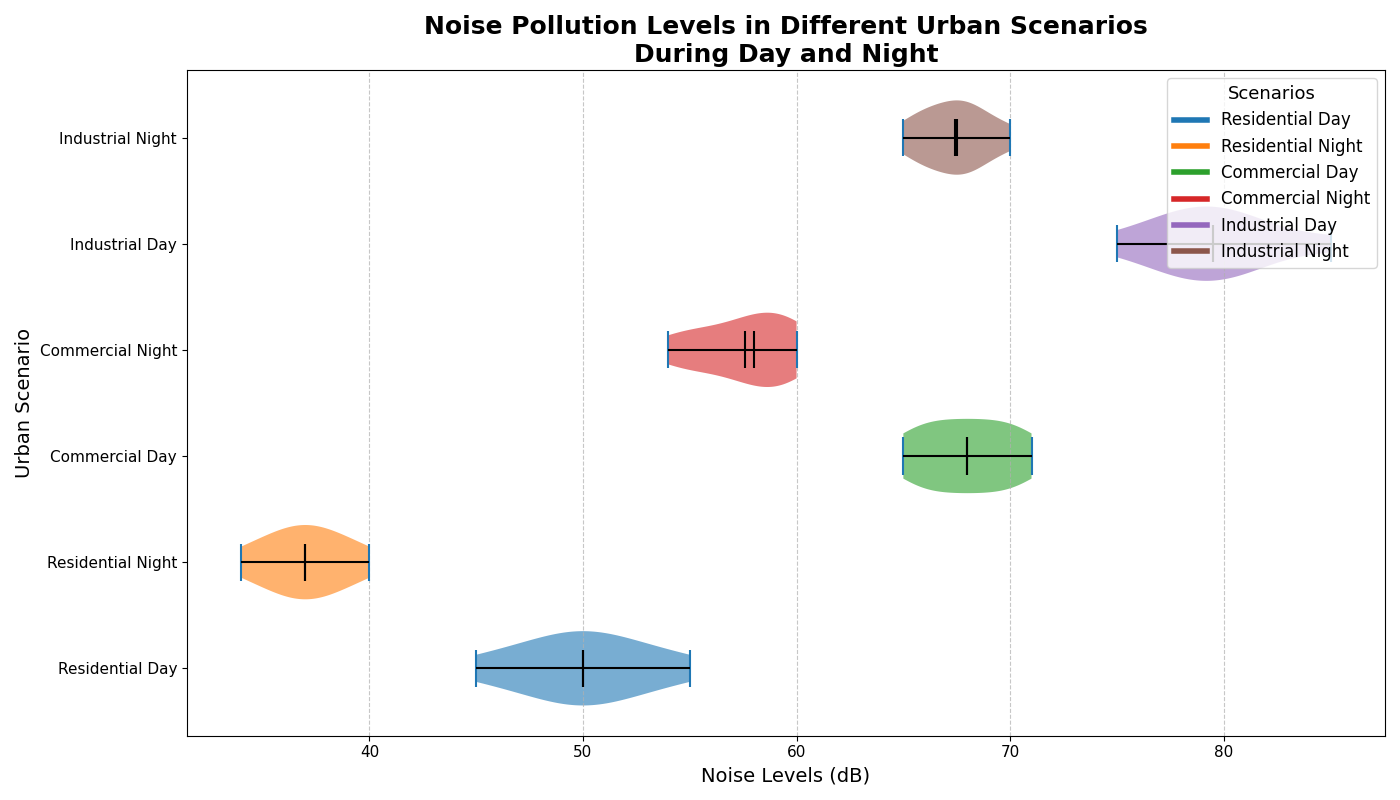

Recreate this plot in Python.
import matplotlib.pyplot as plt
import numpy as np

residential_day = np.array([45, 50, 55, 47, 52, 53, 48, 50, 51, 49])
residential_night = np.array([35, 38, 40, 36, 39, 37, 34, 36, 38, 37])
commercial_day = np.array([65, 68, 70, 66, 69, 67, 70, 71, 68, 66])
commercial_night = np.array([55, 58, 60, 56, 59, 57, 54, 59, 60, 58])
industrial_day = np.array([75, 80, 85, 78, 82, 81, 79, 77, 80, 78])
industrial_night = np.array([65, 68, 70, 66, 69, 68, 67, 66, 68, 67])

data_violin = [residential_day, residential_night, commercial_day, commercial_night, industrial_day, industrial_night]
scenarios = ['Residential Day', 'Residential Night', 'Commercial Day', 'Commercial Night', 'Industrial Day', 'Industrial Night']

fig, ax = plt.subplots(figsize=(14, 8))
vparts = ax.violinplot(data_violin, vert=False, showmedians=True, showmeans=True, showextrema=True, widths=0.7)

# New color palette
colors = ['#1f77b4', '#ff7f0e', '#2ca02c', '#d62728', '#9467bd', '#8c564b']

for i, pc in enumerate(vparts['bodies']):
    pc.set_facecolor(colors[i])
    pc.set_alpha(0.6)
    
for partname in ('cbars', 'cmeans', 'cmedians'):
    vparts[partname].set_edgecolor('black')
    vparts[partname].set_linewidth(1.5)

ax.set_title("Noise Pollution Levels in Different Urban Scenarios\nDuring Day and Night", fontsize=18, fontweight='bold')
ax.set_xlabel("Noise Levels (dB)", fontsize=14)
ax.set_ylabel("Urban Scenario", fontsize=14)
ax.set_yticks(np.arange(1, len(scenarios) + 1))
ax.set_yticklabels(scenarios, fontsize=12)

ax.xaxis.grid(True, linestyle='--', alpha=0.7)
plt.xticks(fontsize=11)
plt.yticks(fontsize=11)

handles = [plt.Line2D([0], [0], color=color, lw=4) for color in colors]
plt.legend(handles, scenarios, title="Scenarios", loc='upper right', fontsize=12, title_fontsize='13')

plt.tight_layout()
plt.show()
